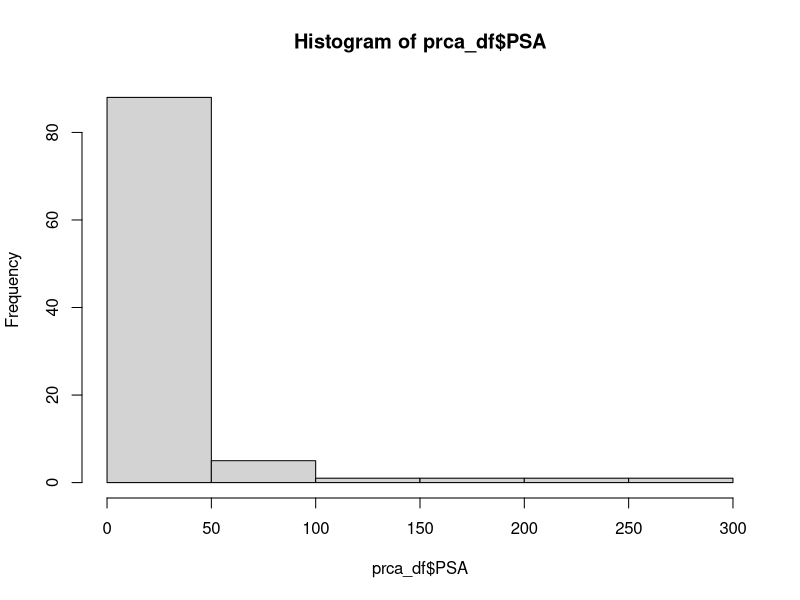
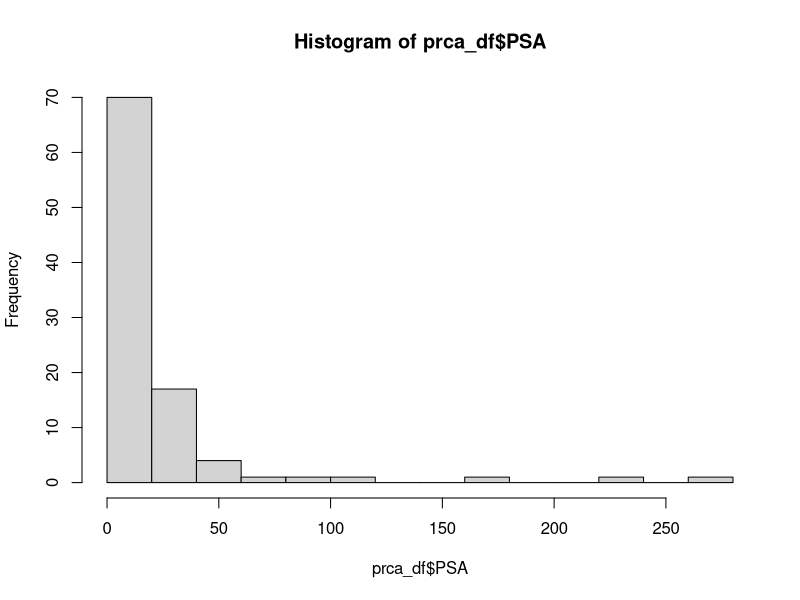
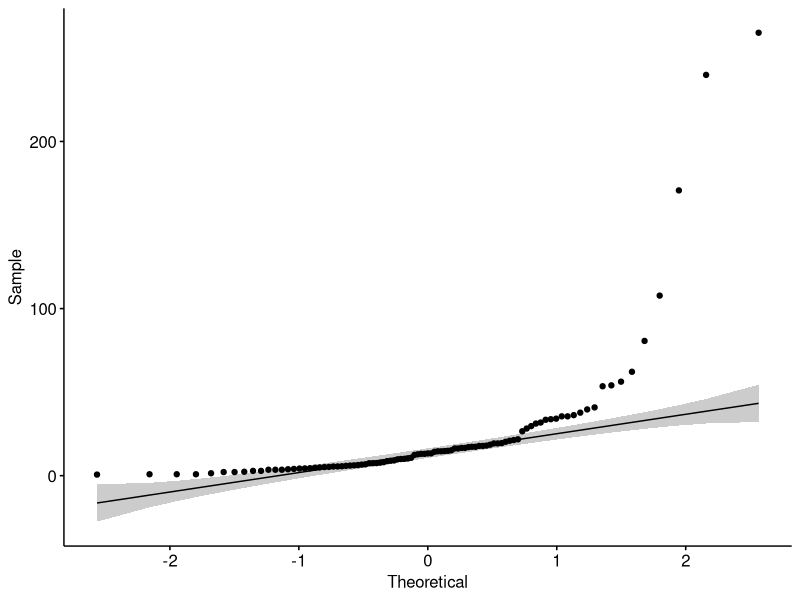
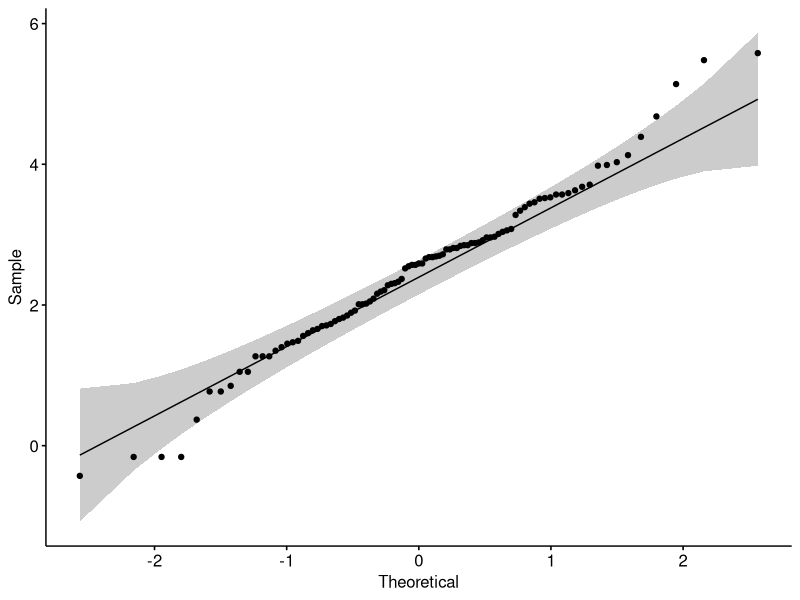
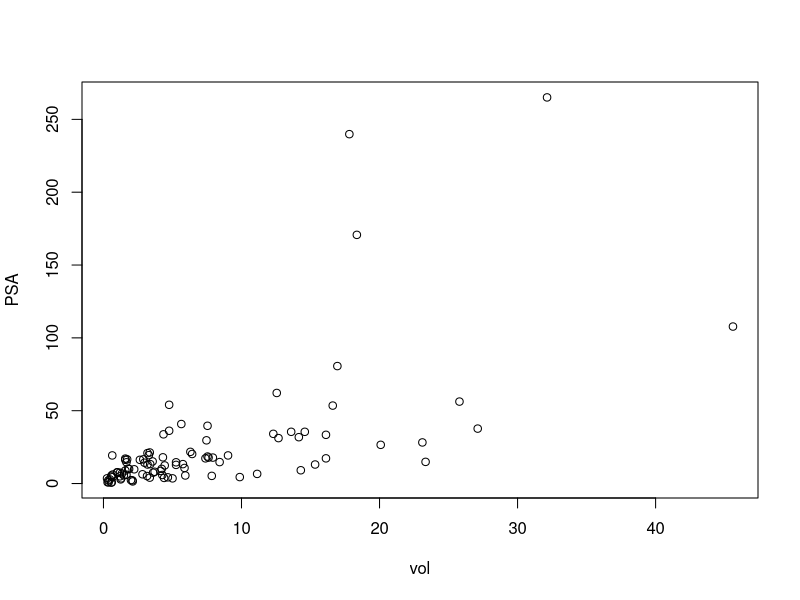
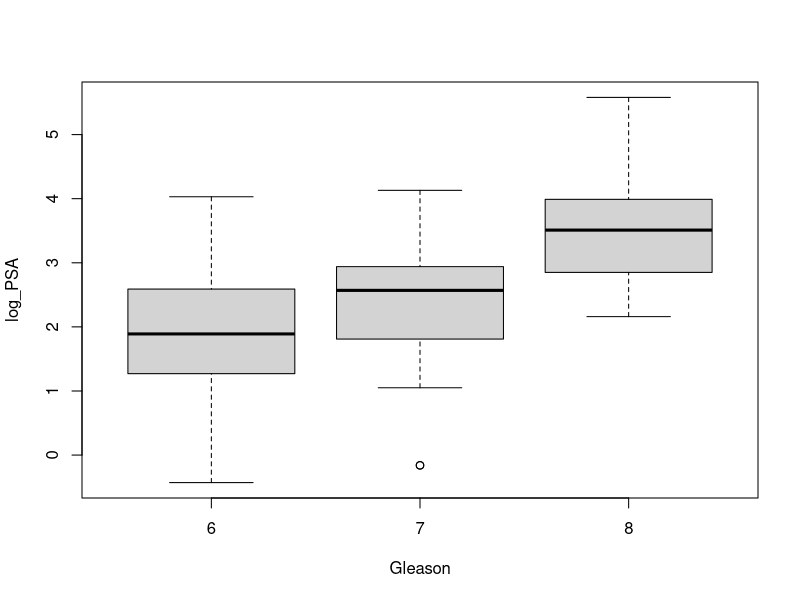

Reproduce these figures in R, in order.
##################################################
## Project: R Training
## Script purpose: Regression - Exercises
## Author: Ege Ulgen
##################################################

library(ggpubr)

# Linear regression -------------------------------------------------------
# The main aim of collecting this data set was to inspect the association 
# between prostate-specific anti- gen (PSA) and prognostic clinical measurements 
# in men with advanced prostate cancer. Data were collected on 97 men who were 
# about to undergo radical prostectomies.
prca_df <- read.csv("prostate_cancer.csv")

head(prca_df)

hist(prca_df$PSA)
hist(prca_df$PSA, breaks = 15)

## check normality of dependent variable
ggqqplot(prca_df$PSA)
# the data quantiles deviates from the normal distribution quantiles
shapiro.test(prca_df$PSA)

# For this reason, take the natural log values of the PSA levels, and again test for normality
prca_df$log_PSA <- log(prca_df$PSA)
ggqqplot(prca_df$log_PSA)
shapiro.test(prca_df$log_PSA)

### Relationship between prostate volume and PSA levels
plot(PSA~vol, prca_df)
cor(prca_df$PSA, prca_df$vol)

### Is there any difference between patients who had seminal vesicle invasion 
# and who had not with regards the PSA levels?
var.test(prca_df$log_PSA~prca_df$invasion)
# the variances are not significantly different

t.test(prca_df$log_PSA~prca_df$invasion, var.equal = TRUE)

### What is the effect of Gleason score on PSA levels?
table(prca_df$Gleason)
prca_df$Gleason <- as.factor(prca_df$Gleason)

boxplot(log_PSA~Gleason, prca_df)

fit_gleason <- lm(log_PSA~Gleason, data = prca_df)
summary(fit_gleason)

# change reference level
prca_df$Gleason
?relevel()
prca_df$Gleason <- relevel(prca_df$Gleason, ref = 2)
prca_df$Gleason

fit_gleason2 <- lm(log_PSA~Gleason, data = prca_df)
summary(fit_gleason2)

# re-level
prca_df$Gleason <- relevel(prca_df$Gleason, ref = 2)
prca_df$Gleason

# interaction of age with Gleason score
fit_gleason3 <- lm(log_PSA~Gleason*age, data = prca_df)
summary(fit_gleason3)

# the effect of age when gleason score = 6 >>>> 0.0351
# the effect of age when gleason score = 7 >>>> 0.0351 + (-0.0177)
# the effect of age when gleason score = 8 >>>> 0.0351 + (-0.0704)


### What are important factors that have an effect on PSA levels?
fit0 <- lm(log_PSA~vol + wt + age + BPH + invasion + penetration + Gleason, data = prca_df)
summary(fit0)

## keeping only significant variables, fit another model
fit1 <- lm(log_PSA~vol + BPH + invasion + Gleason, data = prca_df)
summary(fit1)


# Logistic regression -----------------------------------------------------
# demographic and survival information for the passengers in the Titanic shipwreck
titanic_data <- read.csv("titanic_data.csv")

head(titanic_data)

titanic_data$CLASS <- factor(titanic_data$CLASS, levels = c("crew", "1st", "2nd", "3rd"))
titanic_data$AGE <- factor(titanic_data$AGE, levels = c("adult", "child"))
titanic_data$SEX <- factor(titanic_data$SEX, levels = c("male", "female"))
titanic_data$SURVIVED <- factor(titanic_data$SURVIVED, levels = c("no", "yes"))


logit_fit <- glm(SURVIVED ~ ., data = titanic_data, family = binomial)
summary(logit_fit)

exp(coef(logit_fit))
